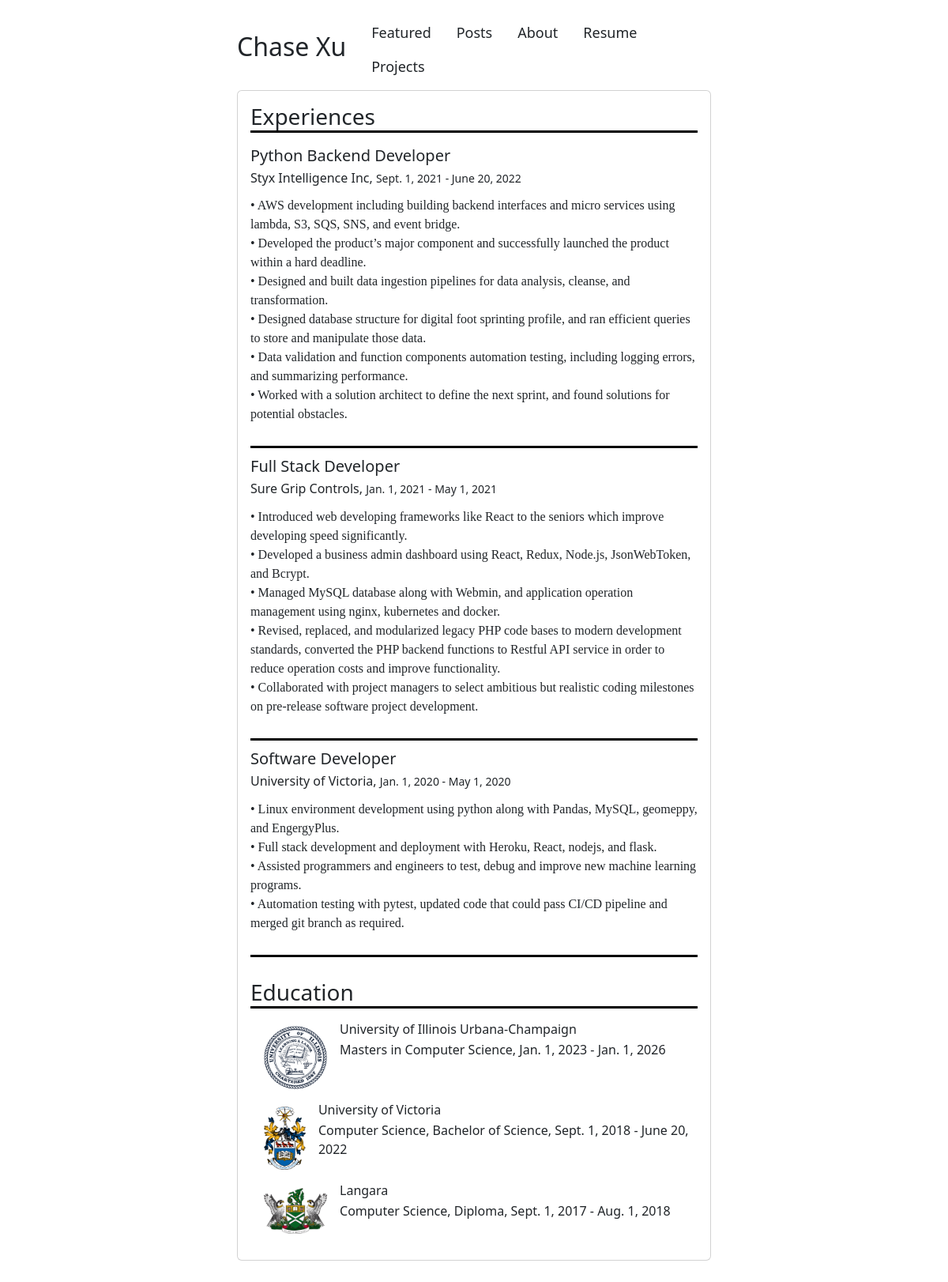
Screenshot of /resume/ with the database file from the repository.
### resume/models.py (models this page shows, shortened)
class Experience(models.Model):
    company = models.CharField(max_length=225)
    title = models.CharField(max_length=100)
    start_date = models.DateField(default=None, null=True)
    end_date = models.DateField(default=None, null=True)
    duty = models.TextField(null=True)
    description = QuillField(default=None, null=True)

class School(models.Model):
    name = models.CharField(max_length=100)
    degree = models.CharField(max_length=225)
    start_date = models.DateField(default=None, null=True)
    end_date = models.DateField(default=None, null=True)
    logo = models.ImageField(default=None, null=True)

### resume/views.py (the view)
# urls.py: path("resume/", resume, name='resume'),
def resume(request):
    exps = Experience.objects.all().order_by('-start_date').values()
    schools = School.objects.all().order_by('-start_date').values()
    for obj in exps:
        obj['duty'] = obj['duty'].split('\n')
    context = {
        'exps': exps,
        'schools': schools
    }
    return render(request, 'resume.html', context)

### templates/resume.html (shortened to what this page needs)
{%extends 'base.html' %}
{%block resume%}
<div class="card" id='resume'>
    <div class="card-body">
    {%if exps%}
        <div>
            <h3 class="card-title section-title">Experiences</h3>
            {%for obj in exps%}
                <div class='exp'>
                    <h5 >{{obj.title}}</h5>
                    <p class='card-subtitle' style="margin-bottom: 2%;">{{obj.company}}, <small>{{obj.start_date}} - {{obj.end_date}}</small></p>
                    {%for duty in obj.duty%}
                        <div class="card-text" style="font-family: san-serif">{{duty}}</div>
                    {%endfor%}
                </div>
            {%endfor%}
        </div>
        <div style="margin-top: 5%;">
            <h3 class="card-title section-title">Education</h3>
            {%for obj in schools%}
                <div style='display: flex; margin: 2%;'>
                    <img class='logos' src="../../media/{{obj.logo}}">
                    <div style="margin-left: 2%;">
                        <h6 class='card-title'>{{obj.name}}</h6>
                        <p class='card-subtitle'>{{obj.degree}}, {{obj.start_date}} - {{obj.end_date}}</p>
                    </div>
                </div>
            {%endfor%}
        </div>
    {%endif%}
    </div>
</div>
{%endblock resume%}

### templates/base.html (style rules this page uses)
body { margin-bottom: 20%; }

### templates/resume.html (style rules this page uses)
.exp { margin-bottom: 2%; padding-bottom: 5%; border-bottom: black solid; }
.logos { flex: 1 1 auto; max-height: 80px; max-width: 80px; margin: 1%; }
.section-title { border-bottom: solid black; margin-bottom: 3%; }

### rows the page displays
Experience: title "Python Backend Developer", company "Styx Intelligence Inc", start_date "Sept. 1, 2021", end_date "June 20, 2022", duty "• AWS development including building backend interfaces and micro services using lambda, S3, SQS, SNS, and event bridge." "• Developed the product’s major component and successfully launched the product within a hard deadline." "• Designed and built data ingestion pipelines for data analysis, cleanse, and transformation." "• Designed database structure for digital foot sprinting profile, and ran efficient queries to store and manipulate those data." "• Data validation and function components automation testing, including logging errors, and summarizing performance." "• Worked with a solution architect to define the next sprint, and found solutions for potential obstacles."
Experience: title "Full Stack Developer", company "Sure Grip Controls", start_date "Jan. 1, 2021", end_date "May 1, 2021", duty "• Introduced web developing frameworks like React to the seniors which improve developing speed significantly." "• Developed a business admin dashboard using React, Redux, Node.js, JsonWebToken, and Bcrypt." "• Managed MySQL database along with Webmin, and application operation management using nginx, kubernetes and docker." "• Revised, replaced, and modularized legacy PHP code bases to modern development standards, converted the PHP backend functions to Restful API service in order to reduce operation costs and improve functionality." "• Collaborated with project managers to select ambitious but realistic coding milestones on pre-release software project development."
Experience: title "Software Developer", company "University of Victoria", start_date "Jan. 1, 2020", end_date "May 1, 2020", duty "• Linux environment development using python along with Pandas, MySQL, geomeppy, and EngergyPlus." "• Full stack development and deployment with Heroku, React, nodejs, and flask." "• Assisted programmers and engineers to test, debug and improve new machine learning programs." "• Automation testing with pytest, updated code that could pass CI/CD pipeline and merged git branch as required."
School: logo (picture), name "University of Illinois Urbana-Champaign", degree "Masters in Computer Science", start_date "Jan. 1, 2023", end_date "Jan. 1, 2026"
School: logo (picture), name "University of Victoria", degree "Computer Science, Bachelor of Science", start_date "Sept. 1, 2018", end_date "June 20, 2022"
School: logo (picture), name "Langara", degree "Computer Science, Diploma", start_date "Sept. 1, 2017", end_date "Aug. 1, 2018"
